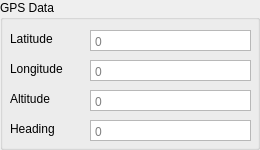
              <widget class="QGroupBox" name="gps">
               <property name="title">
                <string>GPS Data</string>
               </property>
               <widget class="QPlainTextEdit" name="longitude">
                <property name="geometry">
                 <rect>
                  <x>90</x>
                  <y>60</y>
                  <width>161</width>
                  <height>21</height>
                 </rect>
                </property>
                <property name="toolTip">
                 <string notr="true"/>
                </property>
                <property name="verticalScrollBarPolicy">
                 <enum>Qt::ScrollBarPolicy::ScrollBarAlwaysOff</enum>
                </property>
                <property name="horizontalScrollBarPolicy">
                 <enum>Qt::ScrollBarPolicy::ScrollBarAlwaysOff</enum>
                </property>
                <property name="lineWrapMode">
                 <enum>QPlainTextEdit::LineWrapMode::NoWrap</enum>
                </property>
                <property name="readOnly">
                 <bool>true</bool>
                </property>
                <property name="placeholderText">
                 <string>0</string>
                </property>
               </widget>
               <widget class="QLabel" name="labelLatitude">
                <property name="geometry">
                 <rect>
                  <x>10</x>
                  <y>30</y>
                  <width>67</width>
                  <height>17</height>
                 </rect>
                </property>
                <property name="text">
                 <string>Latitude</string>
                </property>
               </widget>
               <widget class="QLabel" name="labelLongitude">
                <property name="geometry">
                 <rect>
                  <x>10</x>
                  <y>60</y>
                  <width>81</width>
                  <height>17</height>
                 </rect>
                </property>
                <property name="text">
                 <string>Longitude</string>
                </property>
               </widget>
               <widget class="QPlainTextEdit" name="latitude">
                <property name="geometry">
                 <rect>
                  <x>90</x>
                  <y>30</y>
                  <width>161</width>
                  <height>21</height>
                 </rect>
                </property>
                <property name="toolTip">
                 <string notr="true"/>
                </property>
                <property name="verticalScrollBarPolicy">
                 <enum>Qt::ScrollBarPolicy::ScrollBarAlwaysOff</enum>
                </property>
                <property name="horizontalScrollBarPolicy">
                 <enum>Qt::ScrollBarPolicy::ScrollBarAlwaysOff</enum>
                </property>
                <property name="lineWrapMode">
                 <enum>QPlainTextEdit::LineWrapMode::NoWrap</enum>
                </property>
                <property name="readOnly">
                 <bool>true</bool>
                </property>
                <property name="placeholderText">
                 <string>0</string>
                </property>
               </widget>
               <widget class="QPlainTextEdit" name="altitude">
                <property name="geometry">
                 <rect>
                  <x>90</x>
                  <y>90</y>
                  <width>161</width>
                  <height>21</height>
                 </rect>
                </property>
                <property name="toolTip">
                 <string notr="true"/>
                </property>
                <property name="verticalScrollBarPolicy">
                 <enum>Qt::ScrollBarPolicy::ScrollBarAlwaysOff</enum>
                </property>
                <property name="horizontalScrollBarPolicy">
                 <enum>Qt::ScrollBarPolicy::ScrollBarAlwaysOff</enum>
                </property>
                <property name="lineWrapMode">
                 <enum>QPlainTextEdit::LineWrapMode::NoWrap</enum>
                </property>
                <property name="readOnly">
                 <bool>true</bool>
                </property>
                <property name="placeholderText">
                 <string>0</string>
                </property>
               </widget>
               <widget class="QLabel" name="labelAltitude">
                <property name="geometry">
                 <rect>
                  <x>10</x>
                  <y>90</y>
                  <width>67</width>
                  <height>17</height>
                 </rect>
                </property>
                <property name="text">
                 <string>Altitude</string>
                </property>
               </widget>
               <widget class="QLabel" name="labelHeading">
                <property name="geometry">
                 <rect>
                  <x>10</x>
                  <y>120</y>
                  <width>67</width>
                  <height>17</height>
                 </rect>
                </property>
                <property name="text">
                 <string>Heading</string>
                </property>
               </widget>
               <widget class="QPlainTextEdit" name="heading">
                <property name="geometry">
                 <rect>
                  <x>90</x>
                  <y>120</y>
                  <width>161</width>
                  <height>21</height>
                 </rect>
                </property>
                <property name="toolTip">
                 <string notr="true"/>
                </property>
                <property name="verticalScrollBarPolicy">
                 <enum>Qt::ScrollBarPolicy::ScrollBarAlwaysOff</enum>
                </property>
                <property name="horizontalScrollBarPolicy">
                 <enum>Qt::ScrollBarPolicy::ScrollBarAlwaysOff</enum>
                </property>
                <property name="lineWrapMode">
                 <enum>QPlainTextEdit::LineWrapMode::NoWrap</enum>
                </property>
                <property name="readOnly">
                 <bool>true</bool>
                </property>
                <property name="placeholderText">
                 <string>0</string>
                </property>
               </widget>
              </widget>
